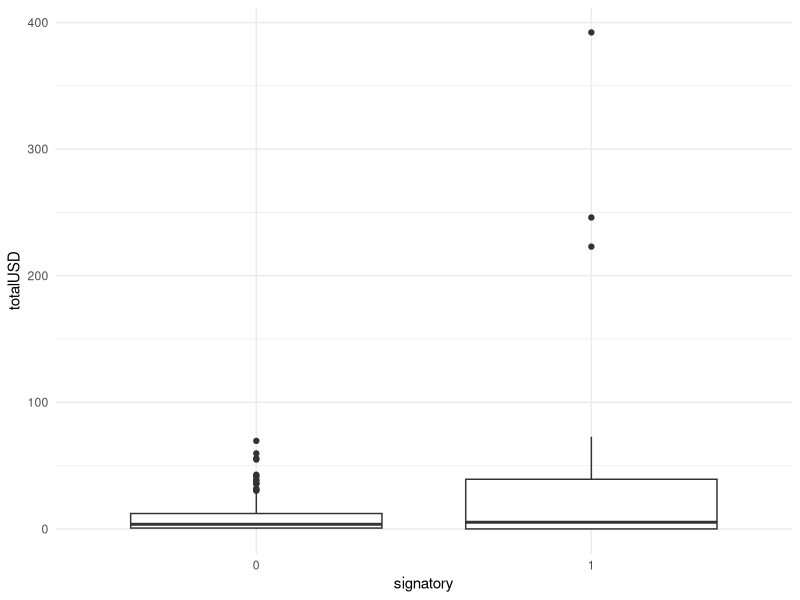

Generate this figure with R:
# import and transform data
dat <- read.csv("SampleAntoine.csv",
                header = TRUE,
                sep = ",",
                dec = ".",
                row.names = 1)
View(dat)

dat$signatory <- as.factor(dat$signatory)
str(dat)

# plot totalUSD for each group
library(ggplot2)

ggplot(dat) +
  aes(x = signatory, y = totalUSD) +
  geom_boxplot() +
  theme_minimal()

# t-test
test <- t.test(totalUSD ~ signatory,
               data = dat)
test
# totalUSD is significantly different between groups

# outliers are present, specially in signatory == 1
# see wilcoxon test:

test <- wilcox.test(totalUSD ~ signatory,
               data = dat)
test
# totalUSD is NOT significantly different between groups

# or eventually remove outliers (be careful)
subdat <- subset(dat, totalUSD < 100)

t.test(totalUSD ~ signatory,
       data = subdat)
wilcox.test(totalUSD ~ signatory,
            data = subdat)
# t-test and wilcoxon test indicate that totalUSD is NOT significantly different between groups
